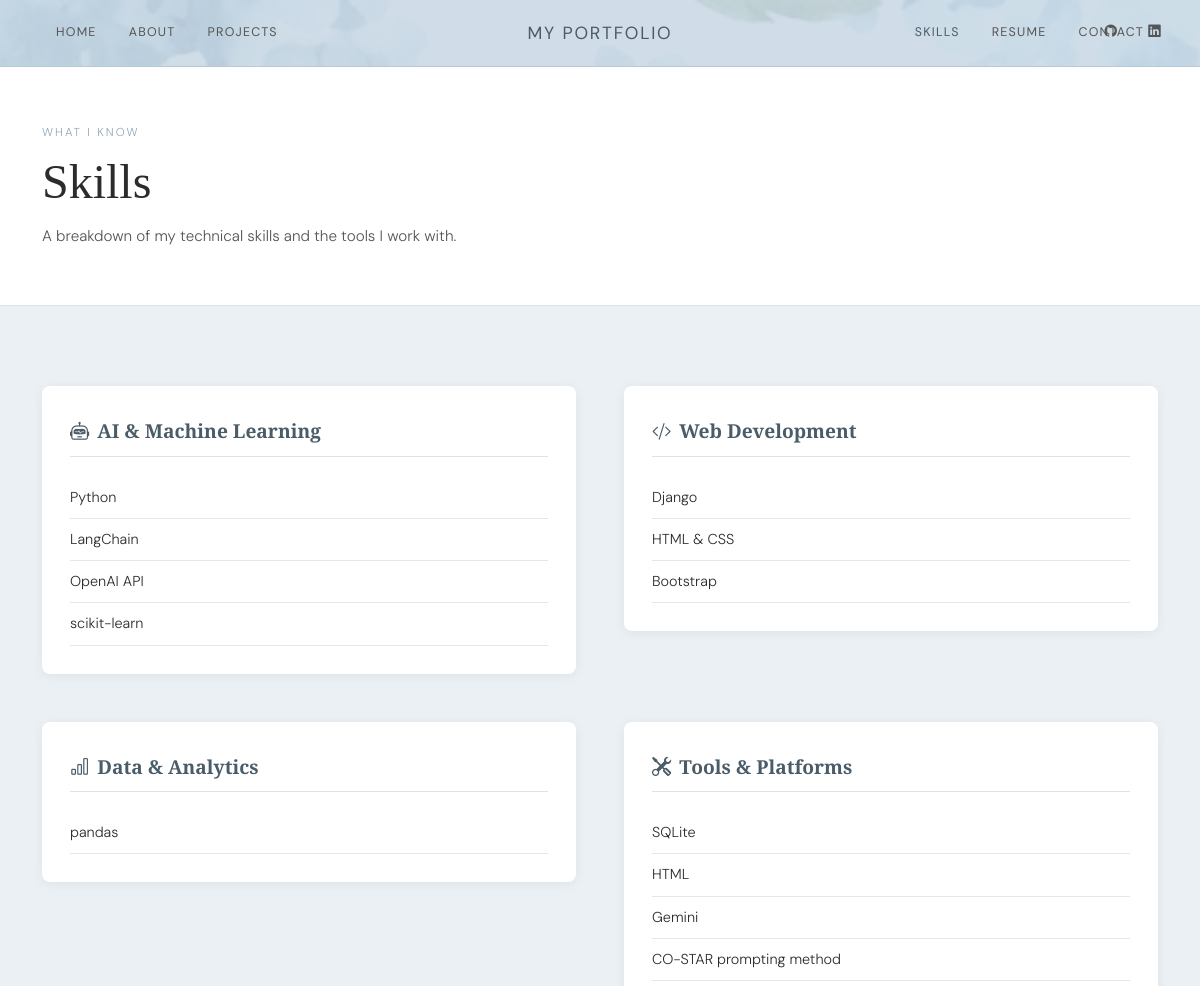
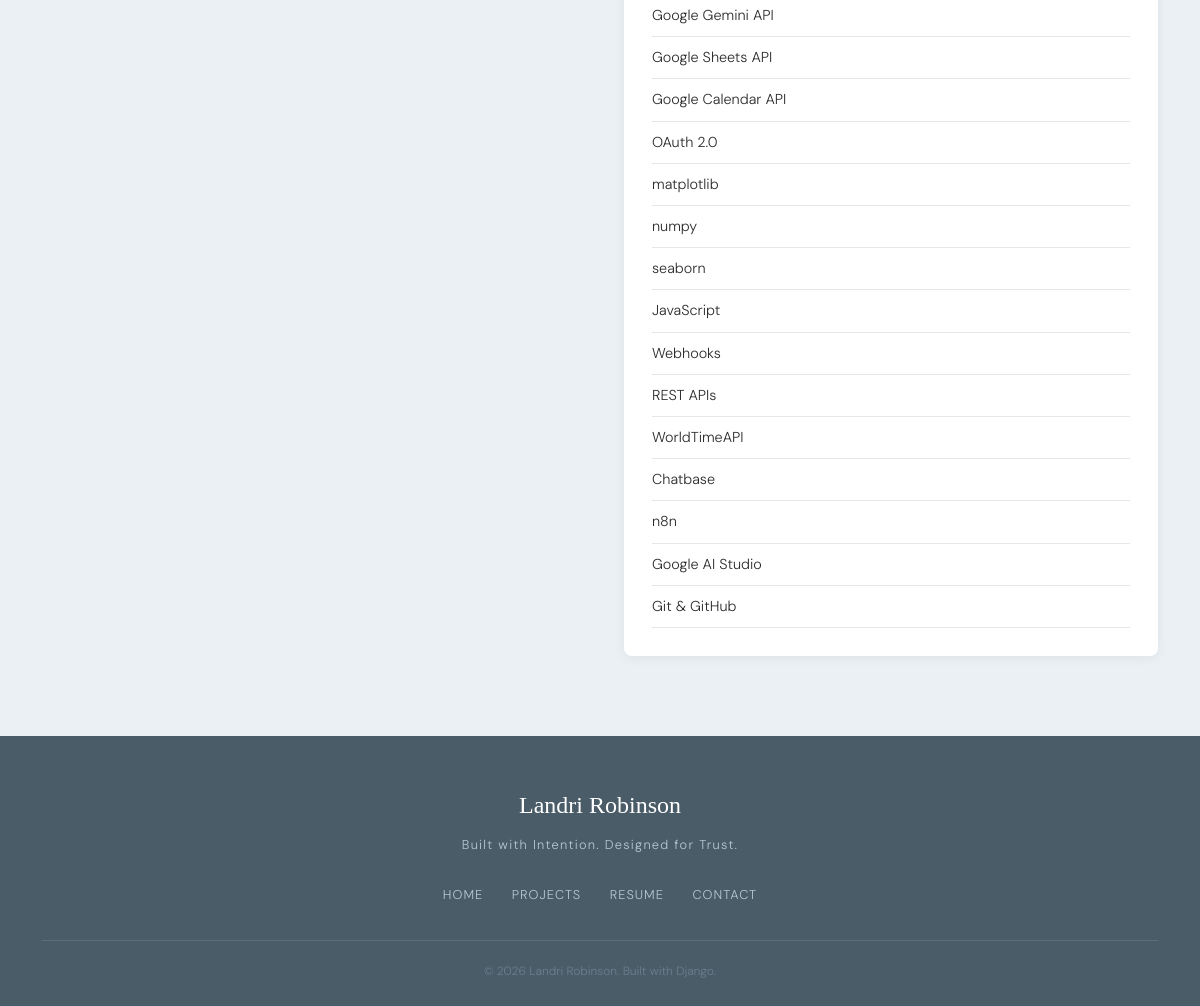
Screenshot of /skills/ with the database file from the repository (2 pictures, top to bottom).
### portfolio/models.py (models this page shows, shortened)
class Skill(models.Model):
    SKILL_CATEGORY_CHOICES = [
        ('ai', 'AI & Machine Learning'),
        ('web', 'Web Development'),
        ('data', 'Data & Analytics'),
        ('tools', 'Tools & Platforms'),
        ('soft', 'Soft Skills'),
    ]
    name = models.CharField(max_length=100)
    category = models.CharField(max_length=50, choices=SKILL_CATEGORY_CHOICES)
    proficiency = models.IntegerField(default=80, help_text="Percentage 0-100")
    order = models.IntegerField(default=0)
    class Meta:
        ordering = ['category', 'order']

### portfolio/views.py (the view)
# urls.py: path('skills/', views.skills, name='skills'),
def skills(request):
    ai_skills = Skill.objects.filter(category='ai')
    web_skills = Skill.objects.filter(category='web')
    data_skills = Skill.objects.filter(category='data')
    tool_skills = Skill.objects.filter(category='tools')
    soft_skills = Skill.objects.filter(category='soft')
    return render(request, 'portfolio/skills.html', {
        'ai_skills': ai_skills,
        'web_skills': web_skills,
        'data_skills': data_skills,
        'tool_skills': tool_skills,
        'soft_skills': soft_skills,
    })

### templates/portfolio/skills.html (shortened to what this page needs)
{% extends 'portfolio/base.html' %}
{% block content %}
<div class="page-header">
  <div class="container">
    <span class="page-header-eyebrow">What I Know</span>
    <h1 class="page-header-title">Skills</h1>
    <p class="page-header-sub">A breakdown of my technical skills and the tools I work with.</p>
  </div>
</div>
<section class="section-pad" style="background:var(--slate-pale)">
  <div class="container">
    <div class="row g-5">
      {% if ai_skills %}
      <div class="col-md-6">
        <div class="skill-card" style="background:var(--white);border-radius:8px;box-shadow:0 2px 12px rgba(0,0,0,0.06);padding:28px">
          <div class="skill-category-title"><i class="bi bi-robot me-2"></i>AI &amp; Machine Learning</div>
          {% for skill in ai_skills %}
          <div style="padding:8px 0;border-bottom:1px solid rgba(74,92,104,0.15);font-size:0.9rem;color:var(--charcoal)">{{ skill.name }}</div>
          {% endfor %}
        </div>
      </div>
      {% endif %}
      {% if web_skills %}
      <div class="col-md-6">
        <div class="skill-card" style="background:var(--white);border-radius:8px;box-shadow:0 2px 12px rgba(0,0,0,0.06);padding:28px">
          <div class="skill-category-title"><i class="bi bi-code-slash me-2"></i>Web Development</div>
          {% for skill in web_skills %}
          <div style="padding:8px 0;border-bottom:1px solid rgba(74,92,104,0.15);font-size:0.9rem;color:var(--charcoal)">{{ skill.name }}</div>
          {% endfor %}
        </div>
      </div>
      {% endif %}
      {% if data_skills %}
      <div class="col-md-6">
        <div class="skill-card" style="background:var(--white);border-radius:8px;box-shadow:0 2px 12px rgba(0,0,0,0.06);padding:28px">
          <div class="skill-category-title"><i class="bi bi-bar-chart me-2"></i>Data &amp; Analytics</div>
          {% for skill in data_skills %}
          <div style="padding:8px 0;border-bottom:1px solid rgba(74,92,104,0.15);font-size:0.9rem;color:var(--charcoal)">{{ skill.name }}</div>
          {% endfor %}
        </div>
      </div>
      {% endif %}
      {% if tool_skills %}
      <div class="col-md-6">
        <div class="skill-card" style="background:var(--white);border-radius:8px;box-shadow:0 2px 12px rgba(0,0,0,0.06);padding:28px">
          <div class="skill-category-title"><i class="bi bi-tools me-2"></i>Tools &amp; Platforms</div>
          {% for skill in tool_skills %}
          <div style="padding:8px 0;border-bottom:1px solid rgba(74,92,104,0.15);font-size:0.9rem;color:var(--charcoal)">{{ skill.name }}</div>
          {% endfor %}
        </div>
      </div>
      {% endif %}
    </div>
  </div>
</section>
{% endblock %}

### static/css/style.css (style rules this page uses)
:root { --cream: #F7F5F0; --white: #FFFFFF; --charcoal: #2C2C2C; --charcoal-lt: #555555; --slate: #6B7F8E; --slate-dark: #4A5C68; --slate-light: #B8C8D2; --slate-pale: #EAF0F4; --accent: #8FA8B8; --accent-hover: #6B8FA3; --muted-gold: #C9B89A; --border: #DDE4E8; --shadow: rgba(74, 92, 104, 0.12); }
* { box-sizing: border-box; }
html { scroll-behavior: smooth; }
body { font-family: 'DM Sans', sans-serif; font-weight: 300; color: var(--charcoal); background-color: var(--cream); line-height: 1.75; font-size: 16px; }
h1, h2, h3, h4, h5 { font-family: 'Cormorant Garamond', serif; font-weight: 400; line-height: 1.2; color: var(--charcoal); }
.section-pad { padding: 80px 0; }
.skill-category-title { font-family: 'Cormorant Garamond', serif; font-size: 1.2rem; font-weight: 600; color: var(--slate-dark); margin-bottom: 20px; padding-bottom: 8px; border-bottom: 1px solid var(--border); }
.page-header { background-color: var(--white); border-bottom: 1px solid var(--border); padding: 56px 0 40px; }
.page-header-eyebrow { font-size: 0.72rem; letter-spacing: 0.18em; text-transform: uppercase; color: var(--accent); display: block; margin-bottom: 10px; font-family: 'DM Sans', sans-serif; }
.page-header-title { font-family: 'Cormorant Garamond', serif; font-size: clamp(2rem, 4vw, 3rem); font-weight: 300; margin-bottom: 12px; }
.page-header-sub { font-size: 0.95rem; color: var(--charcoal-lt); max-width: 560px; }

### rows the page displays
Skill: name "Python"
Skill: name "LangChain"
Skill: name "OpenAI API"
Skill: name "scikit-learn"
Skill: name "Django"
Skill: name "HTML & CSS"
Skill: name "Bootstrap"
Skill: name "pandas"
Skill: name "SQLite"
Skill: name "HTML"
Skill: name "Gemini"
Skill: name "CO-STAR prompting method"
Skill: name "Google Gemini API"
Skill: name "Google Sheets API"
Skill: name "Google Calendar API"
Skill: name "OAuth 2.0"
Skill: name "matplotlib"
Skill: name "numpy"
Skill: name "seaborn"
Skill: name "JavaScript"
Skill: name "Webhooks"
Skill: name "REST APIs"
Skill: name "WorldTimeAPI"
Skill: name "Chatbase"
Skill: name "n8n"
Skill: name "Google AI Studio"
Skill: name "Git & GitHub"
